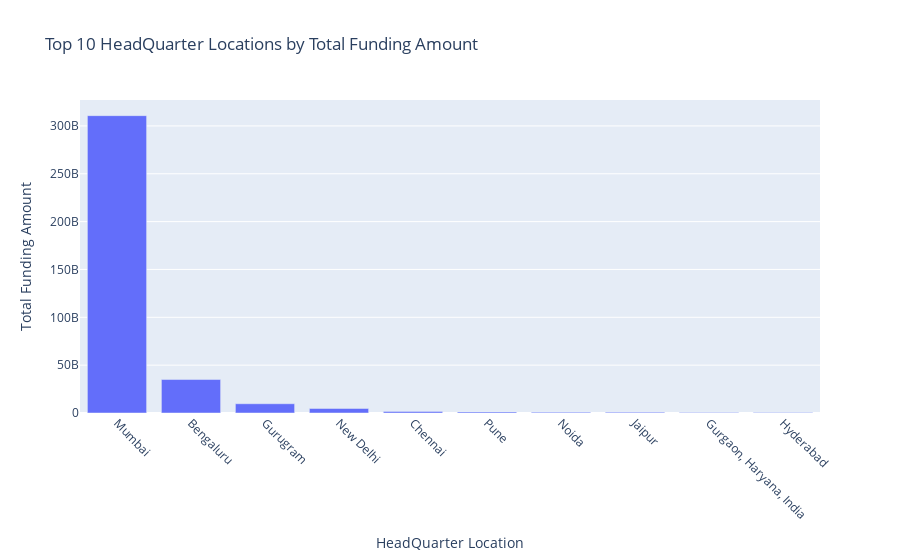

Write notebook code for a chart like this one.
### Markdown cell above
**4. Geographical Analysis: Which cities or regions (HeadQuarter) have the highest concentration of funded startups?**

### Code cell
# Calculate total funding amount for each HeadQuarter
total_funding_by_hq = df_combined.groupby('HeadQuarter')['Amount'].sum().reset_index()

# Sort the HeadQuarter locations by total funding amount in descending order
total_funding_by_hq = total_funding_by_hq.sort_values('Amount', ascending=False)

# Print the top 10 HeadQuarter locations by total funding amount
print("Top 10 HeadQuarter Locations by Total Funding Amount:")
print(total_funding_by_hq.head(10))

# Visualize the funding distribution across HeadQuarter locations
fig = px.bar(total_funding_by_hq.head(10), x='HeadQuarter', y='Amount',
             title='Top 10 HeadQuarter Locations by Total Funding Amount',
             labels={'HeadQuarter': 'HeadQuarter Location', 'Amount': 'Total Funding Amount'})

# Rotate the x-axis tick labels
fig.update_xaxes(tickangle=45)

# Show the plot
fig.show()

### Figure 1 — Plotly figure (JSON) as saved in the notebook; plotly's stock layout.template omitted (floating-point values rounded to 4 significant figures)
{"data": [{"alignmentgroup": "True", "hovertemplate": "HeadQuarter Location=%{x}<br>Total Funding Amount=%{y}<extra></extra>", "legendgroup": "", "marker": {"color": "#636efa", "pattern": {"shape": ""}}, "name": "", "offsetgroup": "", "orientation": "v", "showlegend": false, "textposition": "auto", "type": "bar", "x": ["Mumbai", "Bengaluru", "Gurugram", "New Delhi", "Chennai", "Pune", "Noida", "Jaipur", "Gurgaon, Haryana, India", "Hyderabad"], "xaxis": "x", "y": [310716302000, 34973439630, 9674770000, 4745166200, 1666970400, 1131024945, 885470000, 843595000, 606887900, 551163200], "yaxis": "y"}], "layout": {"barmode": "relative", "legend": {"tracegroupgap": 0}, "title": {"text": "Top 10 HeadQuarter Locations by Total Funding Amount"}, "xaxis": {"anchor": "y", "domain": [0, 1], "tickangle": 45, "title": {"text": "HeadQuarter Location"}}, "yaxis": {"anchor": "x", "domain": [0, 1], "title": {"text": "Total Funding Amount"}}}}
